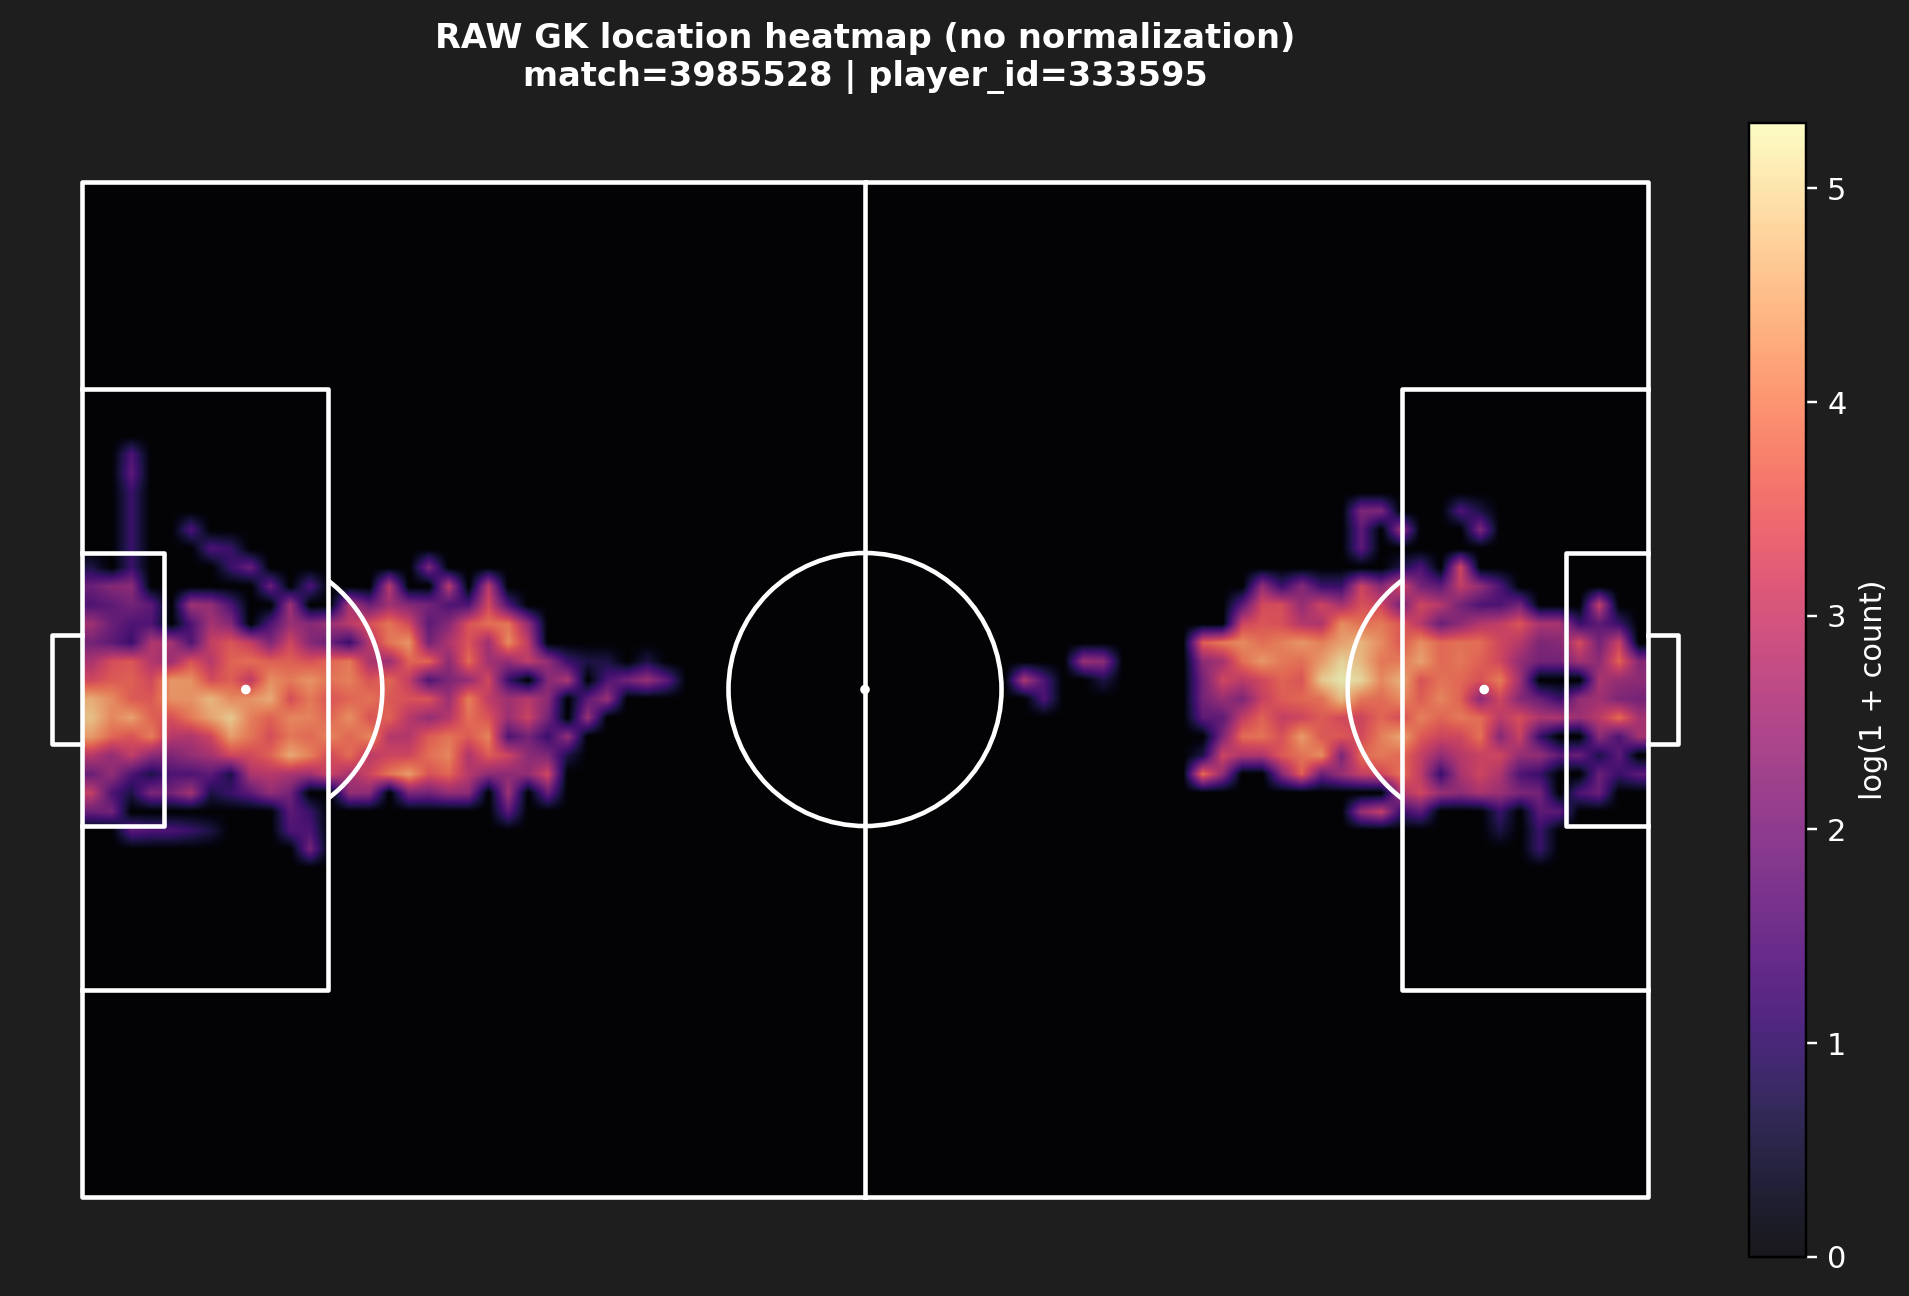

This figure's Python source:
import json
from pathlib import Path

import matplotlib
matplotlib.use("Agg")
import matplotlib.pyplot as plt
import numpy as np
import pandas as pd
from mplsoccer import Pitch


PROJECT_ROOT = Path(__file__).resolve().parent
CREDS_FILE = PROJECT_ROOT / "creds" / "gdrive_folder.json"

# Centered SkillCorner grass bounds (for plotting sanity / filtering extreme noise only)
X_MIN, X_MAX = -52.5, 52.5
Y_MIN, Y_MAX = -34.0, 34.0


def main() -> None:
    """
    Reset sanity check: plot RAW goalkeeper locations from a single match parquet,
    with NO attack normalization and NO half flipping.

    Notes:
      - We assume raw coordinates are centered ([-52.5, 52.5] x [-34, 34]).
      - For plotting on a 105x68 pitch, we only SHIFT (x+52.5, y+34.0).
    """
    with open(CREDS_FILE, "r") as f:
        cfg = json.load(f)

    final_data_dir = Path(cfg["final_data"])
    parquet_files = sorted(final_data_dir.glob("*.parquet"))
    if not parquet_files:
        raise FileNotFoundError(f"No parquet files found in: {final_data_dir}")

    match_path = parquet_files[0]
    df = pd.read_parquet(match_path)

    role_col = "role_name" if "role_name" in df.columns else ("position" if "position" in df.columns else None)
    if role_col is None:
        raise ValueError("Could not find a role/position column (expected 'role_name' or 'position').")

    required = {"player_id", "x", "y"}
    missing = required - set(df.columns)
    if missing:
        raise ValueError(f"Missing required columns: {sorted(missing)}")

    # Filter GK rows
    gk = df[df[role_col].astype(str).str.lower().eq("goalkeeper")].copy()
    if gk.empty:
        raise ValueError(f"No goalkeepers found in {match_path.name}.")

    gk["x"] = pd.to_numeric(gk["x"], errors="coerce")
    gk["y"] = pd.to_numeric(gk["y"], errors="coerce")
    gk = gk.dropna(subset=["player_id", "x", "y"])

    # Drop extreme out-of-bounds points (optical noise), but do not normalize/flip
    in_bounds = (gk["x"].between(X_MIN, X_MAX)) & (gk["y"].between(Y_MIN, Y_MAX))
    gk = gk[in_bounds].copy()

    # Pick GK with most samples
    chosen_pid = int(gk.groupby("player_id").size().sort_values(ascending=False).index[0])
    sub = gk[gk["player_id"] == chosen_pid].copy()

    # Shift to pitch coordinates for plotting only
    x_plot = sub["x"].to_numpy() + 52.5
    y_plot = sub["y"].to_numpy() + 34.0

    pitch = Pitch(
        pitch_type="custom",
        pitch_length=105,
        pitch_width=68,
        pitch_color="#1e1e1e",
        line_color="#ffffff",
        linewidth=1.5,
        goal_type="box",
    )
    fig, ax = pitch.draw(figsize=(10, 6))
    fig.patch.set_facecolor("#1e1e1e")

    x_edges = np.linspace(0.0, 105.0, 80)
    y_edges = np.linspace(0.0, 68.0, 55)
    h, _, _ = np.histogram2d(x_plot, y_plot, bins=[x_edges, y_edges])
    h = h.T

    im = ax.imshow(
        np.log1p(h),
        extent=[0.0, 105.0, 0.0, 68.0],
        origin="lower",
        cmap="magma",
        alpha=0.9,
        interpolation="bilinear",
    )
    cbar = fig.colorbar(im, ax=ax, fraction=0.03, pad=0.02)
    cbar.set_label("log(1 + count)", color="white")
    cbar.ax.yaxis.set_tick_params(color="white")
    plt.setp(plt.getp(cbar.ax.axes, "yticklabels"), color="white")

    match_id = (
        int(df["match_id"].dropna().iloc[0])
        if "match_id" in df.columns and df["match_id"].notna().any()
        else match_path.stem
    )
    ax.set_title(
        f"RAW GK location heatmap (no normalization)\nmatch={match_id} | player_id={chosen_pid}",
        fontsize=11,
        color="white",
        pad=12,
        fontweight="bold",
    )

    out_path = PROJECT_ROOT / "raw_gk_heatmap_sanity_check.png"
    plt.tight_layout()
    plt.savefig(out_path, dpi=220, bbox_inches="tight", facecolor=fig.get_facecolor())
    plt.close(fig)

    print(f"Saved: {out_path}")
    print(f"Used file: {match_path}")
    print(f"Chosen GK player_id: {chosen_pid}")
    print(f"Rows plotted: {len(sub)}")


if __name__ == "__main__":
    main()
